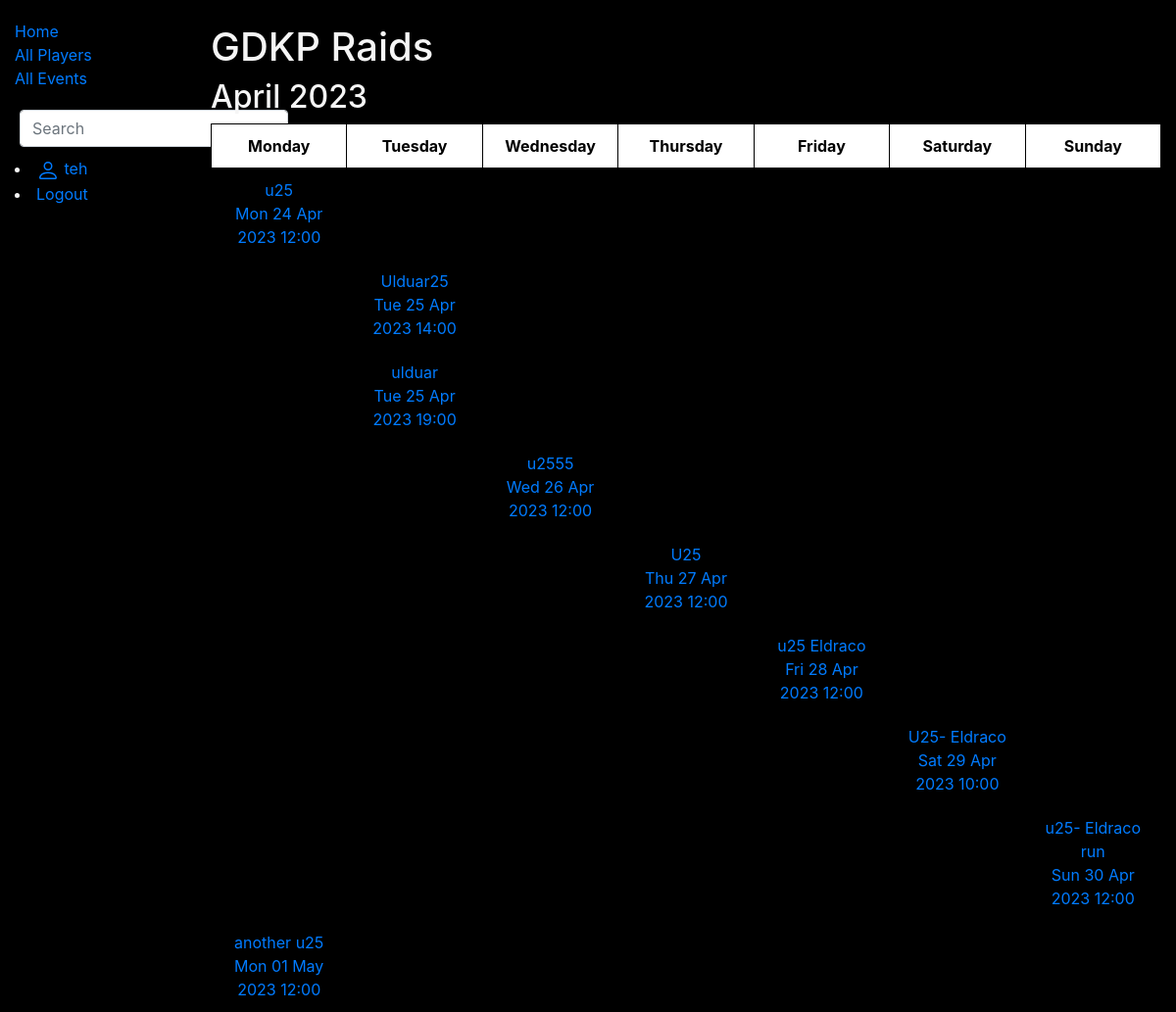
/library/events/ (signed in), run on the app's committed database.
### library/models.py (models this page shows, shortened)
class EventRegistration(models.Model):
    event_name = models.CharField('Event Name', max_length=50)
    event_date = models.DateTimeField('Event Date and Time', help_text='Select the event date and time')
    event_info = models.TextField('Info about event', max_length=1000, default='')
    registered_players = models.ManyToManyField(WowPlayer, related_name='events_registered', blank=True)
    class Meta:
        verbose_name = 'Event Registration'
        verbose_name_plural = 'Event Registrations'
        ordering = ['event_date']

### library/views.py (the view)
# urls.py: path('events/', EventRegistrationListView.as_view(), name='event-list'),
class EventRegistrationListView(ListView):
    model = EventRegistration
    template_name = 'event_list.html'
    def get_queryset(self):
        return EventRegistration.objects.all()

### library/templates/event_list.html
{% extends 'base.html' %}
{% block content %}
<h1>GDKP Raids</h1>
{% if object_list %}
  {% with month=object_list.0.event_date|date:"F Y" %}
    {% with year=object_list.0.event_date|date:"Y" %}
      <h2>{{ month }}</h2>
    <table>
      <thead>
        <tr>
          <th>Monday</th>
          <th>Tuesday</th>
          <th>Wednesday</th>
          <th>Thursday</th>
          <th>Friday</th>
          <th>Saturday</th>
          <th>Sunday</th>
        </tr>
      </thead>
      <tbody>
        <tr>
          {% for event in object_list %}
            {% url 'event_details' event.id as event_url %}
            <td>
              {% if event.event_date|date:"D" == "Mon" %}
                <a href="{{ event_url }}">{{ event.event_name }}<br>{{ event.event_date|date:"D d M Y H:i" }}</a>
              {% endif %}
            </td>
            <td>
              {% if event.event_date|date:"D" == "Tue" %}
                <a href="{{ event_url }}">{{ event.event_name }}<br>{{ event.event_date|date:"D d M Y H:i" }}</a>
              {% endif %}
            </td>
            <td>
              {% if event.event_date|date:"D" == "Wed" %}
                <a href="{{ event_url }}">{{ event.event_name }}<br>{{ event.event_date|date:"D d M Y H:i" }}</a>
            {% endif %}
            </td>
            <td>
              {% if event.event_date|date:"D" == "Thu" %}
                <a href="{{ event_url }}">{{ event.event_name }}<br>{{ event.event_date|date:"D d M Y H:i" }}</a>
              {% endif %}
            </td>
            <td>
              {% if event.event_date|date:"D" == "Fri" %}
                <a href="{{ event_url }}">{{ event.event_name }}<br>{{ event.event_date|date:"D d M Y H:i" }}</a>
              {% endif %}
            </td>
            <td>
              {% if event.event_date|date:"D" == "Sat" %}
                <a href="{{ event_url }}">{{ event.event_name }}<br>{{ event.event_date|date:"D d M Y H:i" }}</a>
              {% endif %}
            </td>
            <td>
              {% if event.event_date|date:"D" == "Sun" %}
                <a href="{{ event_url }}">{{ event.event_name }}<br>{{ event.event_date|date:"D d M Y H:i" }}</a>
              {% endif %}
            </td>
          </tr>
        {% endfor %}
      </tbody>
    </table>
    {% endwith %}
  {% endwith %}
{% else %}
  <p>No events yet.</p>
{% endif %}
{% endblock %}

### library/templates/base.html (shortened to what this page needs)
<!DOCTYPE html>
<html lang="en">
<head>
  <link rel="stylesheet" href="https://stackpath.bootstrapcdn.com/bootstrap/4.1.3/css/bootstrap.min.css">
  {% load static %}
  <link rel="stylesheet" href="{% static 'css/styles.css' %}">
</head>
<body>
  <div class="container-fluid">
    <div class="row">
      <div class="col-sm-2">
      {% block sidebar %}
        <ul class="sidebar-nav">
          <li><a href="{% url 'index' %}">Home</a></li>
          <li><a href="{% url 'players' %}">All Players</a></li>
          <li><a href="{% url 'events' %}">All Events</a></li>
        </ul>
        <ul>
          <form action="{% url 'search' %}" method="get" class="form-inline my-2 my-md-0">
          <input name="query" class="form-control" type="text" placeholder="Search">
          </form>
        </ul>
      {% if user.is_authenticated %}
      <li><a href="#">
      {{ user.get_username }}</a></li>
      <li><a href="{% url 'logout'%}">Logout</a></li>
    {% else %}
      <li><a href="{% url 'login'%}?next={{request.path}}">Login</a></li>
      <li><a href="#">Register</a></li>
    {% endif %}
      {% endblock %}
      </div>
      <div class="col-sm-10 "><br>{% block content %}{% endblock %}</div>
    </div>
  </div>
</body>
</html>

### library/static/css/styles.css (style rules this page uses)
.sidebar-nav { margin-top: 20px; padding: 0; list-style: none; }
body { background-color: black; color: whitesmoke; }
ul { margin-block-start: 0px; margin-block-end: 0px; padding-top: 20px; padding-bottom: 10px; padding-inline-start: 5px; }
table { border-collapse: collapse; table-layout: fixed; width: 100%; }
th, td { border: 1px solid black; text-align: center; vertical-align: middle; padding: 10px; width: 14.28%; }
th { color: black; background-color: white; }
td { columns: white; }

### data on the page
EventRegistration: event_name "u25", event_date "Mon 24 Apr 2023 12:00"
EventRegistration: event_name "Ulduar25", event_date "Tue 25 Apr 2023 14:00"
EventRegistration: event_name "ulduar", event_date "Tue 25 Apr 2023 19:00"
EventRegistration: event_name "u2555", event_date "Wed 26 Apr 2023 12:00"
EventRegistration: event_name "U25", event_date "Thu 27 Apr 2023 12:00"
EventRegistration: event_name "u25 Eldraco", event_date "Fri 28 Apr 2023 12:00"
EventRegistration: event_name "U25- Eldraco", event_date "Sat 29 Apr 2023 10:00"
EventRegistration: event_name "u25- Eldraco run", event_date "Sun 30 Apr 2023 12:00"
EventRegistration: event_name "another u25", event_date "Mon 01 May 2023 12:00"

### other printed values
{{ user.get_username }} "teh"
{{ month }} "April 2023"
